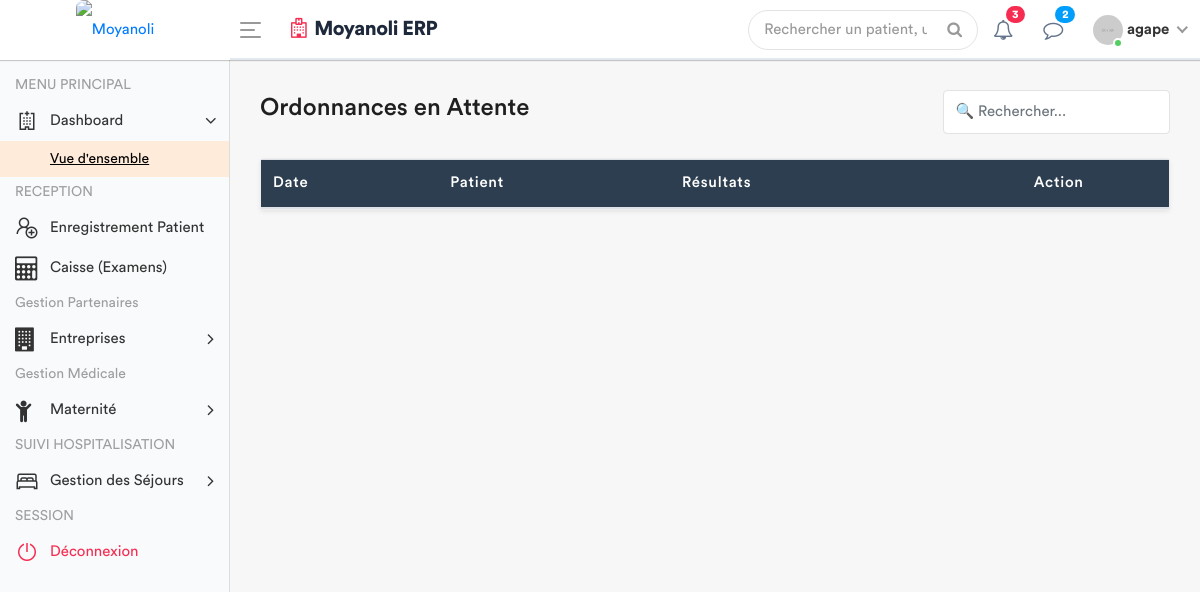
The app's page /medecin/salle-d-attente/ (signed in), older data.
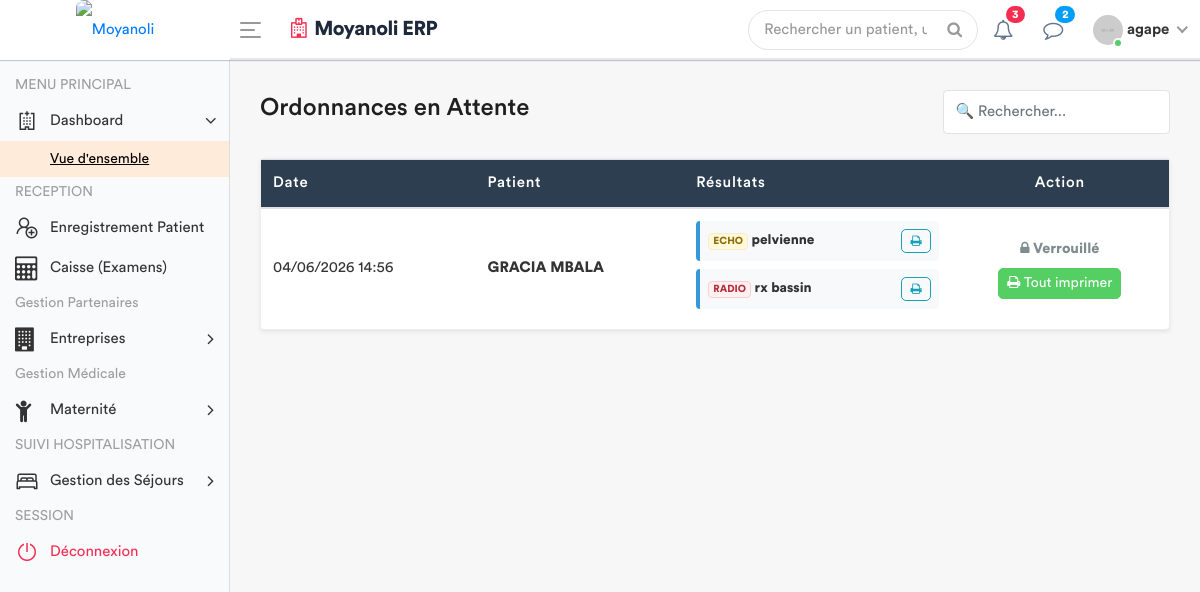
The same page, newer data.
### apps/models.py (models this page shows, shortened)
class Consultation(models.Model):
    triage = models.OneToOneField(SigneVital, db_index=True, on_delete=models.CASCADE)
    medecin = models.ForeignKey(settings.AUTH_USER_MODEL, on_delete=models.SET_NULL, null=True)
    motif_consultation = models.TextField(verbose_name="Motif")
    histoire_maladie = models.TextField(verbose_name="Histoire de la maladie")
    examen_physique = models.TextField(verbose_name="Examen physique")
    complement_d_anamnese = models.CharField(max_length=200, null=True)
    hypothese_diagnostique = models.TextField(verbose_name="Hypothèse diagnostique")
    date_creation = models.DateTimeField(default=timezone.now)
    consultation_payee = models.BooleanField(default=False, verbose_name="Consultation payée")

class SigneVital(models.Model):
    patient = models.ForeignKey(Patient, on_delete=models.CASCADE)
    temperature = models.DecimalField(max_digits=4, decimal_places=1)
    poids = models.DecimalField(max_digits=5, decimal_places=2)
    tension_arterielle = models.CharField(max_length=10)
    frequence_cardiaque = models.IntegerField()
    frequence_respiratoire = models.IntegerField(null=True, blank=True)
    saturation_oxygene = models.IntegerField(null=True, blank=True)
    date_prelevement = models.DateTimeField(default=timezone.now)
    infirmier = models.ForeignKey(User, on_delete=models.SET_NULL, null=True)
    est_consulte = models.BooleanField(default=False)

class Patient(models.Model):
    TYPE_CHOICES = [
        ('SIMPLE', 'Patient Simple'),
        ('FIDELE', 'Patient Fidèle'),
        ('CONVENTIONNE', 'Patient Conventionné'),
    ]
    code_patient = models.CharField(max_length=20, unique=True, editable=False)
    noms = models.CharField(max_length=100)
    service = models.ForeignKey('Service', on_delete=models.PROTECT, related_name='patients', null=True)
    sexe = models.CharField(max_length=1, choices=[('M', 'Masculin'), ('F', 'Féminin')])
    age = models.CharField(max_length=30)
    adresse = models.TextField()
    telephone = models.CharField(max_length=20)
    type_patient = models.CharField(max_length=15, choices=TYPE_CHOICES, default='SIMPLE')
    a_carte_fidelite = models.BooleanField(default=False, verbose_name="Possède carte de fidélité")
    entreprise = models.ForeignKey('Entreprise', on_delete=models.SET_NULL, null=True, blank=True, verbose_name="Entreprise (si conventionné)")
    fiche_payee = models.BooleanField(default=False)
    created_by = models.ForeignKey(User, on_delete=models.SET_NULL, null=True, related_name='patients_crees')
    date_creation = models.DateTimeField(auto_now_add=True)
    date_modification = models.DateTimeField(auto_now=True)

class DemandeExamen(models.Model):
    STATUT = [
        ('EN_ATTENTE', 'En attente'),
        ('TERMINE', 'Terminé'),
        ('ANNULE', 'Annulé'),
    ]
    consultation = models.ForeignKey(Consultation, related_name='examens', on_delete=models.CASCADE)
    prestation = models.ForeignKey(Prestation, on_delete=models.PROTECT)
    indication = models.TextField(blank=True, help_text="Note du médecin pour le technicien")
    resultat = models.TextField(blank=True, null=True)
    image_resultat = models.ImageField(upload_to='resultats_examens/', blank=True, null=True)
    technicien = models.ForeignKey(
        settings.AUTH_USER_MODEL,
        related_name='examens_realises',
        on_delete=models.SET_NULL,
        null=True,
        blank=True
    )
    statut = models.CharField(max_length=20, choices=STATUT, default='EN_ATTENTE')
    date_demande = models.DateTimeField(default=timezone.now)
    date_realisation = models.DateTimeField(null=True, blank=True)
    quantite = models.PositiveIntegerField(default=1)

class Prestation(models.Model):
    CATEGORIES = [
        ('ADM', 'Administratif'),
        ('CONS', 'Consultation'),
        ('LABO', 'Laboratoire'),
        ('SOIN', 'Soins'),
        ('ECHO', 'Échographie'),
        ('RADIO', 'Radiologie'),
        ('MED', 'Acte Médical'),
        ('CHIR', 'Acte Chirurgical'),
        ('CONS_MAT', 'Consultation Maternité'), # Nouvelle catégorie
        ('MAT', 'Forfait Maternité / Accouchement'), # Catégorie existante
    ]
    libelle = models.CharField(max_length=200, verbose_name="Libellé")
    categorie = models.CharField(max_length=10, choices=CATEGORIES, verbose_name="Catégorie")
    prix = models.DecimalField(max_digits=10, decimal_places=2, default=Decimal('0.00'), verbose_name="Prix (USD)")
    valeur_normale = models.CharField(
        max_length=150, blank=True, null=True,
        verbose_name="Valeur Normale / Référence (Labo uniquement)",
        help_text="Ex: 70-110 mg/dl, Négatif, etc."
    )
    class Meta:
        verbose_name = "Prestation"
        verbose_name_plural = "Prestations"

### apps/views.py (the view, shortened to what this page needs)
# urls.py: path('medecin/salle-d-attente/', views.liste_attente_ordonnance_view, name='liste_attente_medecin'),
@login_required
def liste_attente_ordonnance_view(request):
    consultations_en_attente = Consultation.objects.filter(
        examens__statut='TERMINE'
    ).prefetch_related('examens', 'ordonnance_set').distinct()
    role = Fonction.objects.filter(userKey=request.user).first()
    fonctionKey = role.fonctionKey.roleName if role else None
    return render(request, 'back-end/medecin/liste_attente.html', {
        'consultations_en_attente': consultations_en_attente,
        'fonctionKey': fonctionKey
    })

### apps/templates/back-end/medecin/liste_attente.html (shortened to what the changed rows need)
{% load static %}
<!DOCTYPE html>
<html lang="fr">
<head>
    {% include 'back-end/includes/css.html' %}
</head>
<body>
    <div class="main-wrapper">
        <div class="page-wrapper">
            <div class="content container-fluid">
                <div class="card shadow-sm">
                    <div class="card-body p-0">
                        <div class="table-responsive">
                            <table class="table table-hover mb-0" id="tablePatients">
                                <thead style="background: #2c3e50; color: white;">
                                    <tr>
                                        <th>Date</th>
                                        <th>Patient</th>
                                        <th>Résultats</th>
                                        <th class="text-center">Action</th>
                                    </tr>
                                </thead>
                                <tbody>
                                    {% for c in consultations_en_attente %}
                                    <tr>
                                        <td class="align-middle">{{ c.triage.date_prelevement|date:"d/m/Y H:i" }}</td>
                                        <td class="align-middle"><strong>{{ c.triage.patient.noms }}</strong></td>
                                        <td class="align-middle">
                                            {% for exam in c.examens.all %}
                                                {% if exam.statut == 'TERMINE' %}
                                                <div class="exam-card">
                                                    <div>
                                                        <span class="badge {% if exam.prestation.categorie == 'LABO' %}badge-labo{% elif exam.prestation.categorie == 'RADIO' %}badge-radio{% else %}badge-echo{% endif %}">
                                                            {{ exam.prestation.categorie }}
                                                        </span>
                                                        <strong>{{ exam.prestation.libelle }}</strong>
                                                    </div>
                                                    <a href="{% url 'imprimer_resultat' exam.id %}" target="_blank" class="btn btn-outline-info btn-exam"><i class="fa fa-print"></i></a>
                                                </div>
                                                {% endif %}
                                            {% endfor %}
                                        </td>
                                        <td class="text-center align-middle">
                                            {% if c.ordonnance_set.exists %}
                                                <div class="status-locked"><i class="fa fa-lock"></i> Verrouillé</div>
                                                <a href="{% url 'imprimer_consultation' c.id %}" target="_blank" class="btn btn-success btn-sm mt-2"><i class="fa fa-print"></i> Tout imprimer</a>
                                            {% else %}
                                                <button type="button" class="btn btn-primary btn-sm" data-toggle="modal" data-target="#modal{{ c.id }}">
                                                    <i class="fa fa-pencil-alt"></i> Traiter
                                                </button>
                                            {% endif %}
                                        </td>
                                    </tr>
                                    {% endfor %}
                                </tbody>
                            </table>
                        </div>
                    </div>
                </div>
            </div>
        </div>
    </div>
</body>
</html>

Row changes from the older to the newer data that the page shows:
added Consultation: triage.date_prelevement "04/06/2026 14:56", triage.patient.noms "GRACIA MBALA", shows "Verrouillé"
added DemandeExamen: prestation.categorie "ECHO", prestation.libelle "pelvienne"
added DemandeExamen: prestation.categorie "RADIO", prestation.libelle "rx bassin"
